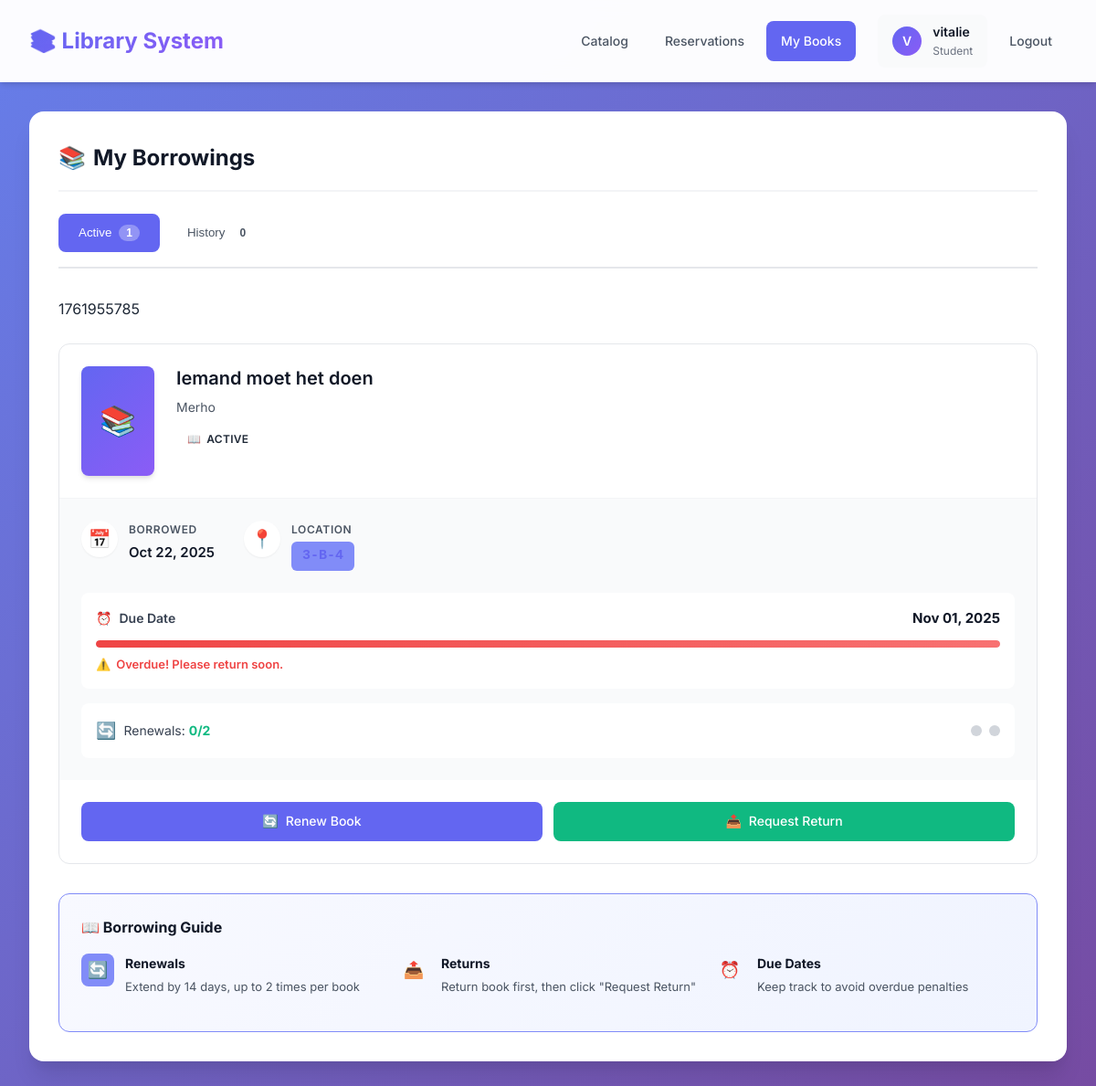
/borrowings/ (signed in), run on an earlier commit of the app's database.
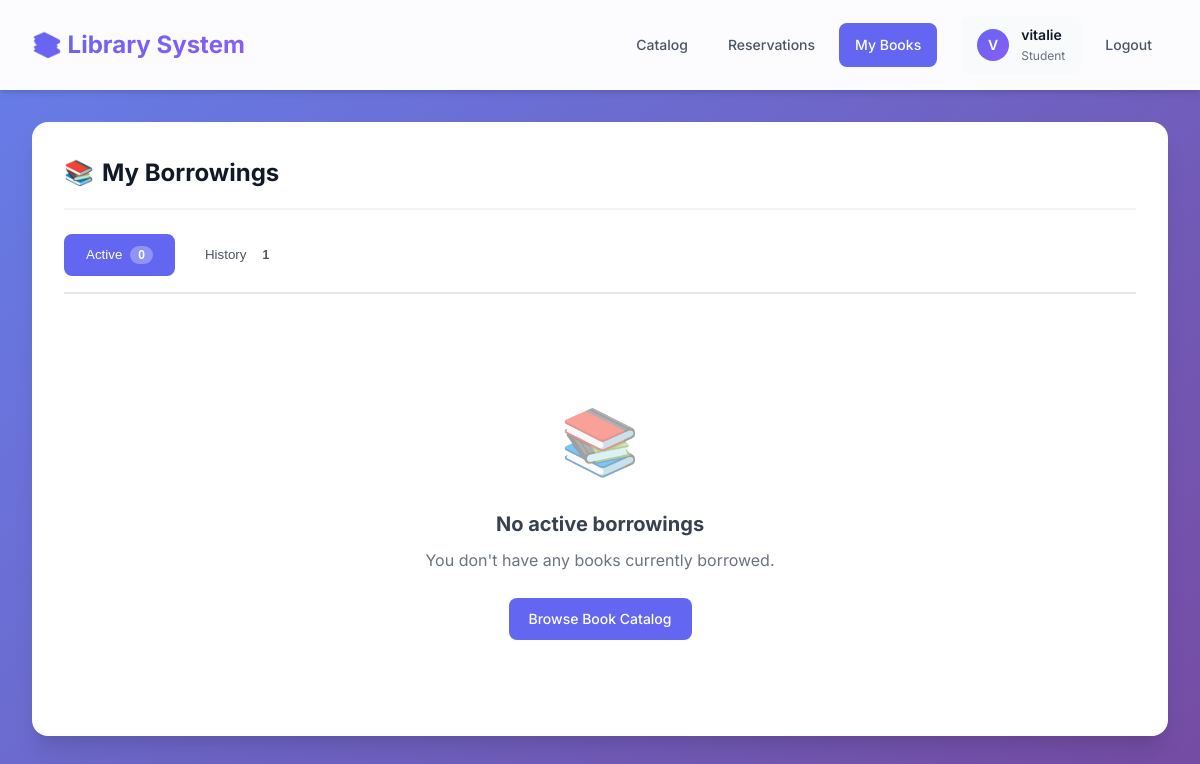
And on a later commit of the database.
### library/models.py (models this page shows, shortened)
class Borrowing(models.Model):
    STATUS_CHOICES = (
        ('active', 'Active'),
        ('return_pending', 'Return Pending'),
        ('returned', 'Returned'),
    )
    user = models.ForeignKey(User, on_delete=models.CASCADE)
    copy = models.ForeignKey(BookCopy, on_delete=models.CASCADE)
    borrow_date = models.DateTimeField(auto_now_add=True)
    due_date = models.DateTimeField(null=True, blank=True)
    return_date = models.DateTimeField(null=True, blank=True)
    renewal_count = models.IntegerField(default=0)
    status = models.CharField(max_length=20, choices=STATUS_CHOICES, default='active')
    class Meta:
        db_table = 'borrowings'
        indexes = [
            models.Index(fields=['return_date', 'status'], name='borrowing_return_status_idx'),  # For availability queries
            models.Index(fields=['user', 'return_date'], name='borrowing_user_return_idx'),  # For user's active borrowings
            models.Index(fields=['due_date'], name='borrowing_due_date_idx'),  # For overdue checks
            models.Index(fields=['status'], name='borrowing_status_idx'),  # For filtering by status
        ]

class BookCopy(models.Model):
    CONDITION_CHOICES = (
        ('new', 'New'),
        ('good', 'Good'),
        ('fair', 'Fair'),
        ('poor', 'Poor'),
        ('lost', 'Lost'),  # Permanently unavailable
    )
    book = models.ForeignKey(Book, on_delete=models.CASCADE)
    condition = models.CharField(max_length=50, choices=CONDITION_CHOICES, default='good')
    location = models.CharField(
        max_length=50,
        unique=True,  # Each physical location can only hold one book copy
        validators=[RegexValidator(regex=r'^\d+-[A-Z]-\d+$', message='Format must be like "1-A-12"')],
        help_text='Physical shelf location (e.g., 1-A-12). Must be unique across all book copies.'
    )
    lost_date = models.DateTimeField(null=True, blank=True, help_text='Date when book was marked as lost')
    lost_reason = models.TextField(null=True, blank=True, help_text='Reason why book was marked as lost')
    class Meta:
        db_table = 'book_copies'
        indexes = [
            models.Index(fields=['book'], name='bookcopy_book_idx'),  # For finding copies of a book
            models.Index(fields=['condition'], name='bookcopy_condition_idx'),  # For filtering lost books
        ]

class Book(models.Model):
    title = models.CharField(max_length=255)
    author = models.CharField(max_length=255, null=True, blank=True, unique=True)
    publication_year = models.IntegerField(null=True, blank=True)
    genre = models.CharField(max_length=50, null=True, blank=True)
    isbn = models.CharField(max_length=13, null=True, blank=True, unique=True)
    cover_image = models.ImageField(upload_to='book_covers/', blank=True, null=True)
    class Meta:
        db_table = 'books'
        indexes = [
            models.Index(fields=['title'], name='book_title_idx'),  # For search queries
            models.Index(fields=['author'], name='book_author_idx'),  # For search queries
            models.Index(fields=['genre'], name='book_genre_idx'),  # For genre filtering
        ]
    def get_cover_url(self):
        if self.cover_image:
            return self.cover_image.url
        if self.isbn:
            from django.core.cache import cache
            cache_key = f'book_cover_{self.isbn}'
            cached_url = cache.get(cache_key)
            if cached_url:
                return cached_url if cached_url != 'NO_COVER' else None
            try:
                import requests
                response = requests.get(
                    f'https://www.googleapis.com/books/v1/volumes?q=isbn:{self.isbn}',
                    timeout=2  # Reduced from 3 to 2 seconds
                )
                if response.status_code == 200:
                    data = response.json()
                    if data.get('totalItems', 0) > 0:
                        image_links = data['items'][0]['volumeInfo'].get('imageLinks', {})
                        for quality in ['large', 'medium', 'small', 'thumbnail', 'smallThumbnail']:
                            if quality in image_links:
                                cover_url = image_links[quality]
                                cache.set(cache_key, cover_url, 86400)
                                return cover_url
                cache.set(cache_key, 'NO_COVER', 86400)
            except:
                cache.set(cache_key, 'NO_COVER', 3600)
                pass  # Fail silently and fall back to placeholder
        return None

### library/views.py (the view)
# urls.py: path('borrowings/', views.my_borrowings, name='my_borrowings'),
@login_required(login_url='student_login')
def my_borrowings(request):
    active_borrowings = Borrowing.objects.filter(
        user=request.user,
        return_date__isnull=True
    ).select_related('copy__book').order_by('-borrow_date')
    past_borrowings = Borrowing.objects.filter(
        user=request.user,
        return_date__isnull=False
    ).select_related('copy__book').order_by('-return_date')
    context = {
        'active_borrowings': active_borrowings,
        'past_borrowings': past_borrowings,
    }
    return render(request, 'library/my_borrowings.html', context)

### library/templates/library/my_borrowings.html (shortened to what the changed rows need)
{% extends 'library/base.html' %}
{% block content %}
<div class="card">
    <div class="card-header">
        <h2 class="card-title">
            <span>📚</span>
            My Borrowings
        </h2>
    </div>
    {% if active_borrowings or past_borrowings %}
    <div class="borrowing-tabs">
        <button class="tab-btn active" data-filter="active">
            Active <span class="tab-count">{{ active_borrowings|length }}</span>
        </button>
        <button class="tab-btn" data-filter="history">
            History <span class="tab-count">{{ past_borrowings|length }}</span>
        </button>
    </div>
    <div class="borrowing-section" data-section="active">
        {% if active_borrowings %}
        <div class="borrowings-grid">
            {% for borrowing in active_borrowings %}
            {% load tz %}
            {% now "U" as current_timestamp %}
            {% if borrowing.due_date %}
                {{ borrowing.due_date|date:"U" }}
            {% endif %}
            <div class="borrowing-card">
                <div class="borrowing-header">
                    <div class="borrowing-cover">
                        {% if borrowing.copy.book.get_cover_url %}
                        <img
                            src="{{ borrowing.copy.book.get_cover_url }}"
                            alt="{{ borrowing.copy.book.title }} cover"
                            loading="lazy"
                            onerror="this.style.display='none'; this.nextElementSibling.style.display='flex';"
                        >
                        <div class="borrowing-cover-fallback" style="display: none;">
                            📚
                        </div>
                        {% else %}
                        📚
                        {% endif %}
                    </div>
                    <div class="borrowing-info">
                        <h3>{{ borrowing.copy.book.title }}</h3>
                        <p class="borrowing-author">{{ borrowing.copy.book.author|default:"Unknown Author" }}</p>
                        <div style="margin-top: 0.5rem;">
                            {% if borrowing.status == 'return_pending' %}
                            <span class="badge" style="--badge-color: var(--warning);">
                                <span>⏳</span> Return Pending
                            </span>
                            {% else %}
                            <span class="badge" style="--badge-color: var(--success);">
                                <span>📖</span> Active
                            </span>
                            {% endif %}
                        </div>
                    </div>
                </div>
                <div class="borrowing-details">
                    <div class="detail-row">
                        <div class="detail-item">
                            <div class="detail-icon">📅</div>
                            <div class="detail-content">
                                <div class="detail-label">Borrowed</div>
                                <div class="detail-value">{{ borrowing.borrow_date|date:"M d, Y" }}</div>
                            </div>
                        </div>
                        <div class="detail-item">
                            <div class="detail-icon">📍</div>
                            <div class="detail-content">
                                <div class="detail-label">Location</div>
                                <div class="detail-value location-badge">{{ borrowing.copy.location }}</div>
                            </div>
                        </div>
                    </div>
                    {% if borrowing.due_date %}
                    <div class="due-date-section">
                        <div class="due-date-header">
                            <span class="due-date-label">
                                <span>⏰</span> Due Date
                            </span>
                            <span class="due-date-value">
                                {{ borrowing.due_date|date:"M d, Y" }}
                            </span>
                        </div>
                        {% now "Y-m-d" as today %}
                        {% if borrowing.due_date|date:"Y-m-d" < today %}
                        <div class="progress-bar">
                            <div class="progress-fill overdue" style="width: 100%;"></div>
                        </div>
                        <div class="due-status overdue">
                            <span>⚠️</span> Overdue! Please return soon.
                        </div>
                        {% endif %}
                    </div>
                    {% endif %}
                    <div class="renewal-section">
                        <div class="renewal-counter">
                            <span class="renewal-icon">🔄</span>
                            <span class="renewal-text">
                                Renewals:
                                <strong class="{% if borrowing.renewal_count >= 2 %}renewal-max{% else %}renewal-ok{% endif %}">
                                    {{ borrowing.renewal_count }}/2
                                </strong>
                            </span>
                        </div>
                        {% if borrowing.renewal_count < 2 %}
                        <div class="renewal-dots">
                            {% for i in "12" %}
                            <div class="renewal-dot {% if forloop.counter <= borrowing.renewal_count %}used{% endif %}"></div>
                            {% endfor %}
                        </div>
                        {% endif %}
                    </div>
                </div>
                <div class="borrowing-actions">
                    {% if borrowing.status == 'return_pending' %}
                    <div class="info-message" style="width: 100%;">
                        <span>⏳</span>
                        <span>Waiting for admin to verify your return...</span>
                    </div>
                    {% else %}
                    {% if borrowing.renewal_count >= 2 %}
                    <button class="btn btn-secondary" disabled style="opacity: 0.5;">
                        <span>🔄</span> Renew (Max reached)
                    </button>
                    {% else %}
                    <a href="{% url 'renew_borrowing' borrowing.id %}"
                       class="btn btn-primary renew-book-btn"
                       data-book-title="{{ borrowing.copy.book.title }}"
                       data-renewal-count="{{ borrowing.renewal_count }}"
                       data-url="{% url 'renew_borrowing' borrowing.id %}">
                        <span>🔄</span> Renew Book
                    </a>
                    {% endif %}
                    <a href="{% url 'request_return' borrowing.id %}"
                       class="btn btn-success return-book-btn"
                       data-book-title="{{ borrowing.copy.book.title }}"
                       data-location="{{ borrowing.copy.location }}"
                       data-url="{% url 'request_return' borrowing.id %}">
                        <span>📤</span> Request Return
                    </a>
                    {% endif %}
                </div>
            </div>
            {% endfor %}
        </div>
        <div class="info-box" style="margin-top: 2rem;">
            <h4>📖 Borrowing Guide</h4>
            <div class="info-grid">
                <div class="info-item">
                    <div class="info-icon" style="background: var(--primary-light);">🔄</div>
                    <div class="info-text">
                        <strong>Renewals</strong>
                        <p>Extend by 14 days, up to 2 times per book</p>
                    </div>
                </div>
                <div class="info-item">
                    <div class="info-icon" style="background: var(--success-light);">📤</div>
                    <div class="info-text">
                        <strong>Returns</strong>
                        <p>Return book first, then click "Request Return"</p>
                    </div>
                </div>
                <div class="info-item">
                    <div class="info-icon" style="background: var(--warning-light);">⏰</div>
                    <div class="info-text">
                        <strong>Due Dates</strong>
                        <p>Keep track to avoid overdue penalties</p>
                    </div>
                </div>
            </div>
        </div>
        {% else %}
        <div class="empty-state">
            <div class="empty-state-icon">📚</div>
            <h3>No active borrowings</h3>
            <p>You don't have any books currently borrowed.</p>
            <div style="margin-top: 1.5rem;">
                <a href="{% url 'book_catalog' %}" class="btn btn-primary">
                    Browse Book Catalog
                </a>
            </div>
        </div>
        {% endif %}
    </div>
    {% endif %}
</div>
{% endblock %}

What changed in the data, as far as the page shows it:
no longer on this page (row edited): Borrowing: due_date "1761955785", copy.book "Iemand moet het doen", copy.book.author "Merho", status "ACTIVE", borrow_date "Oct 22, 2025", copy.location "3-B-4", due_date "Nov 01, 2025", shows "Overdue! Please return soon.", renewal_count "0"
Also different on the page:
{{ active_borrowings|length }}: "1" → "0"
{{ past_borrowings|length }}: "0" → "1"
text no longer shown: "📖 Borrowing Guide 🔄 Renewals Extend by 14 days, up to 2 times per book 📤 Returns Return book first, then click \"Request Return\" ⏰ Due Dates Keep track to avoid overdue penalties"
text now shown: "📚 No active borrowings You don't have any books currently borrowed. Browse Book Catalog"
